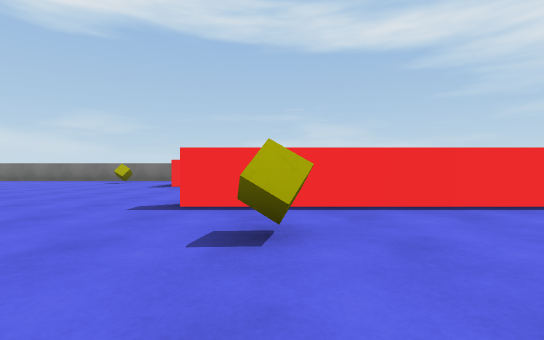
View 1 (above)

12 first-person views from a walk through a 3-D level made in the Unity game engine. The camera is 0.62 m above the floor, looks level and sees 85° across. The floor is counted in squares, 2 m on a side. Each view is taken from the middle of a square. On the plan, view 1 faces up. The plan holds only what a view shows up to about 9 squares ahead; the rest is blank. The player is left out. Surface patterns are stand-ins for the level's own textures.

View 2
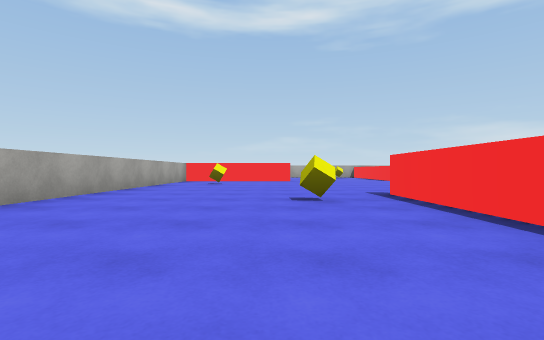

View 3
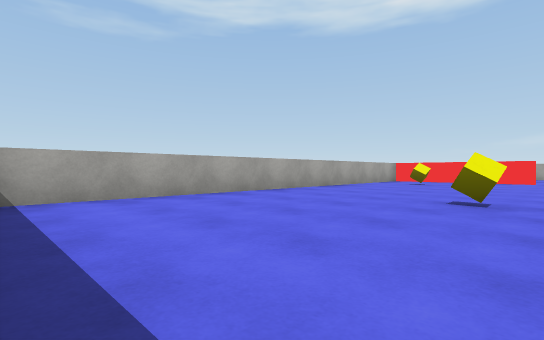

View 4
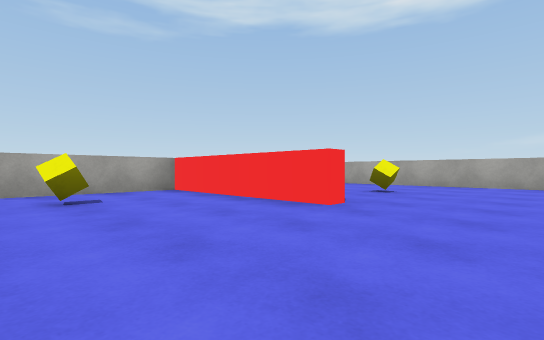

View 5
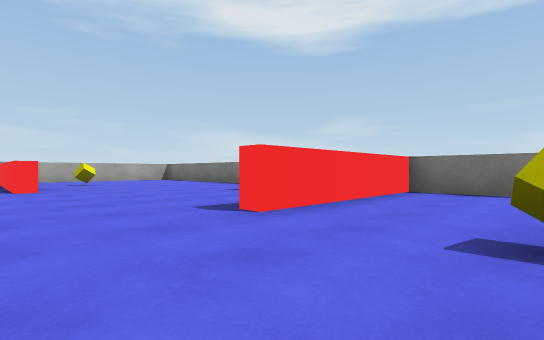

View 6
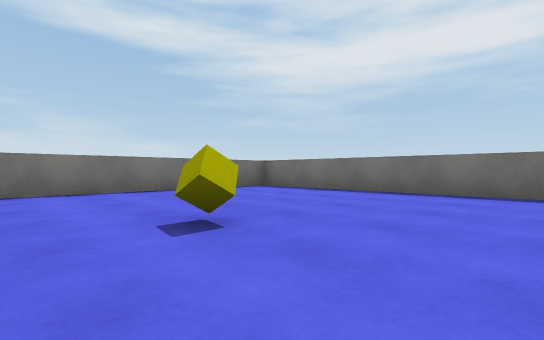

View 7
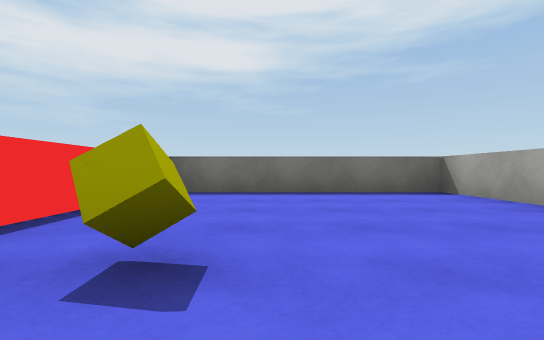

View 8
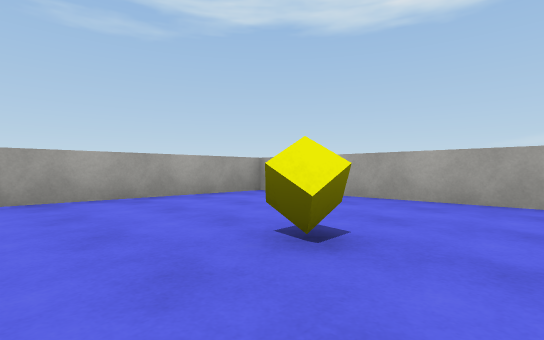

View 9
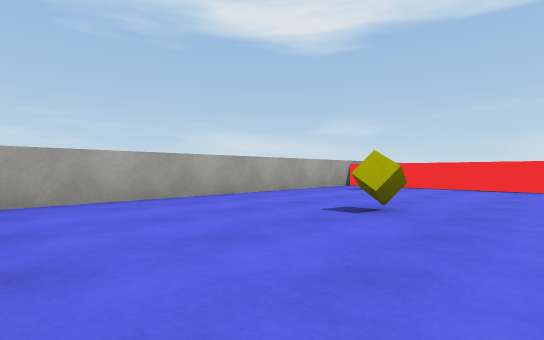

View 10
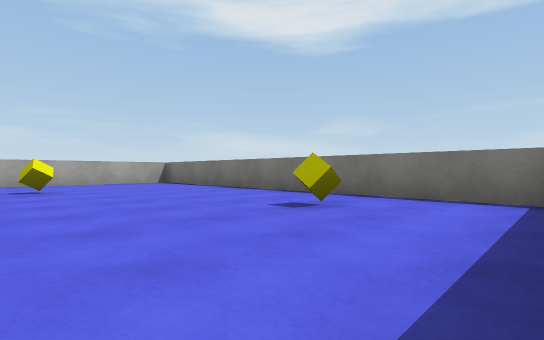

View 11
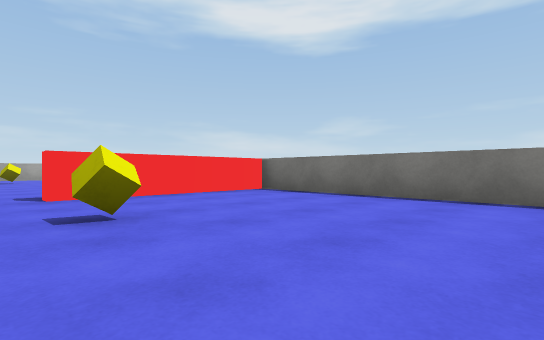

View 12
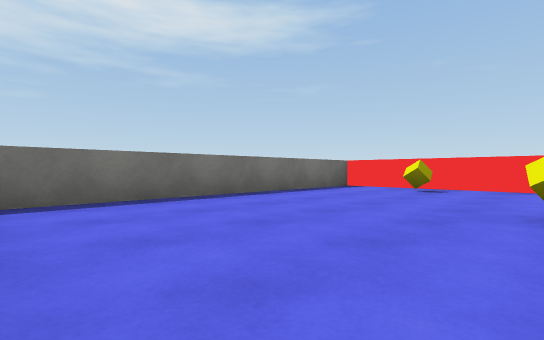

### Floor plan
Points are (right, up) in squares from view 1. A wall is a line through its corners. A room is listed if a view was taken in it or the views show most of it. See-through windows are left out.
Room 1 (views 1, 2, 3, 4, 6, 7, 8, 9, 10)
walls: (-5.1, 4.4) (-9.1, 4.4) (-9.1, -1.4) (-6.1, -1.4); (-5.2, 1.6) (-5.2, -1.4) (3.1, -1.4) (3.1, 2.4); (2.4, 2.5) (-0.9, 2.5); (-2.1, 8.4) (-9.1, 8.4) (-9.1, 5)
ways out: opening at (-1.5, 4.5) to room 2
objects: yellow cube (-7, 1); yellow cube (-7, 6); yellow cube (-4, 0); yellow cube (-4, 7); yellow cube (0, 1)
Room 2 (views 5, 11, 12)
walls: (0.2, 2.7) (3.1, 2.7) (3.1, 8.4) (-1.6, 8.4) (-1.6, 5.4)
ways out: opening at (-1.5, 4.5) to room 1
objects: yellow cube (0, 6)

Positions as (right, up) in squares from view 1, and headings:
1: (0, 0), facing up
2: (3, 1), facing left
3: (3, 2), facing down-left
4: (-3, 3), facing down-left
5: (0, 4), facing up-left
6: (-1, 4), facing up-right
7: (-1, 1), facing right
8: (-6, 2), facing down-left
9: (-6, -1), facing up-left
10: (-2, 5), facing up-left
11: (2, 5), facing up-left
12: (0, 8), facing down-right
